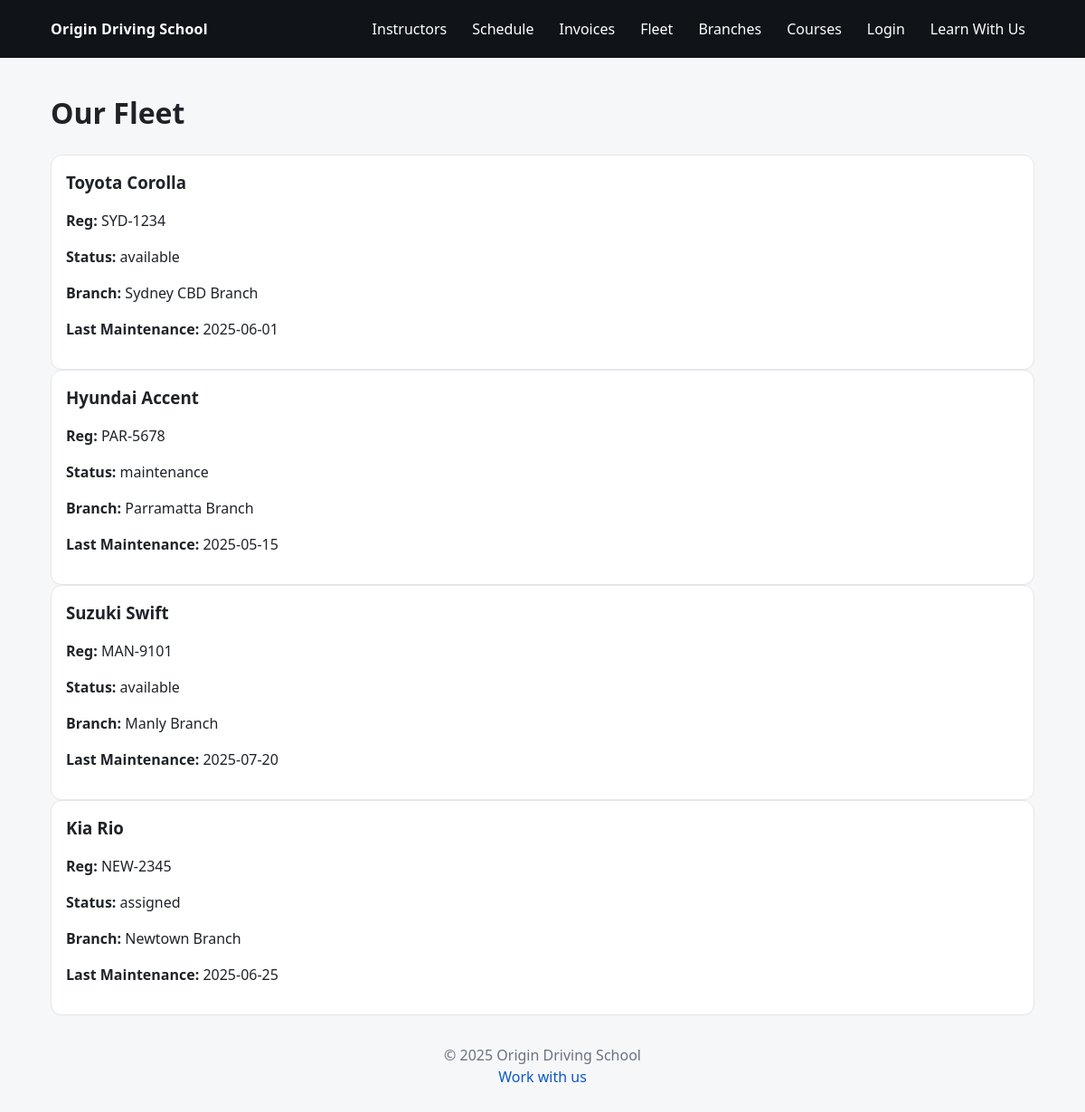
The page /index.php?url=fleet/index on the database as committed earlier.
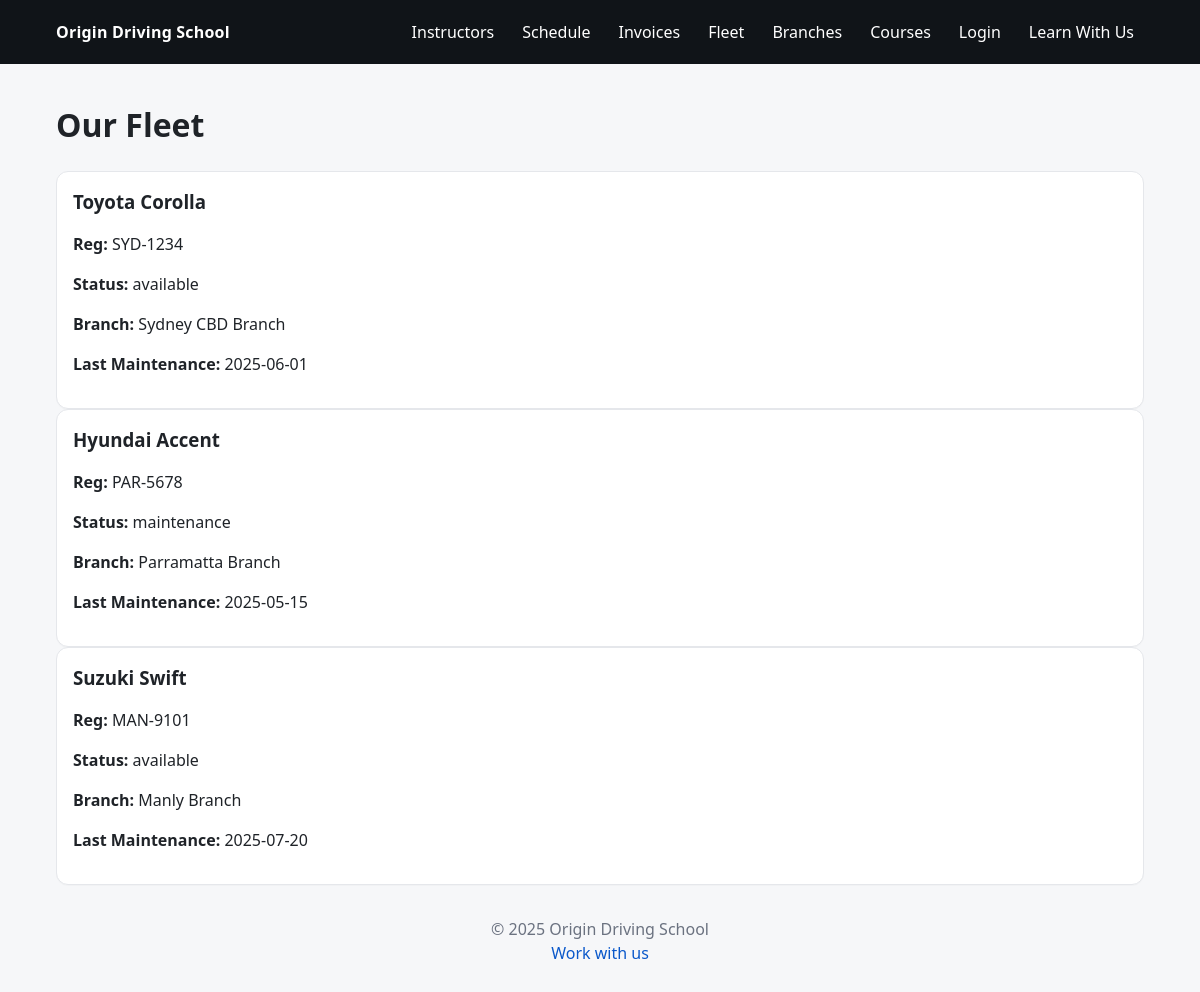
The same page on the database as committed later.
### tables this page shows
CREATE TABLE `vehicles` (
  `id` int(11) NOT NULL,
  `branch_id` int(11) DEFAULT NULL,
  `registration_number` varchar(20) DEFAULT NULL,
  `make` varchar(50) DEFAULT NULL,
  `model` varchar(50) DEFAULT NULL,
  `status` enum('available','assigned','maintenance') DEFAULT 'available',
  `last_maintenance` date DEFAULT NULL,
  `created_at` timestamp NOT NULL DEFAULT current_timestamp(),
  `updated_at` timestamp NOT NULL DEFAULT current_timestamp() ON UPDATE current_timestamp()
);

CREATE TABLE `branches` (
  `id` int(11) NOT NULL,
  `name` varchar(100) NOT NULL,
  `address` varchar(255) NOT NULL,
  `phone` varchar(20) DEFAULT NULL,
  `created_at` timestamp NOT NULL DEFAULT current_timestamp(),
  `updated_at` timestamp NOT NULL DEFAULT current_timestamp() ON UPDATE current_timestamp()
);

### core/Controller.php (called while the page is built, shortened)
<?php
class Controller {
  public function __construct() {
    global $pdo;
    $this->db = $pdo;
  }
  protected function view(string $view, array $data = []): void {
    extract($data, EXTR_SKIP);
    $path = "../views/$view.php";
    require "../views/layouts/header.php";
    require $path;
    require "../views/layouts/footer.php";
  }
}

### controllers/FleetController.php (called while the page is built, shortened)
<?php
class FleetController extends Controller {
    public function index() {
        $stmt = $this->db->query("
            SELECT v.*, b.name AS branch_name
            FROM vehicles v
            LEFT JOIN branches b ON v.branch_id = b.id
            ORDER BY v.created_at DESC
        ");
        $fleet = $stmt->fetchAll(PDO::FETCH_ASSOC);
        $this->view("fleet/index", compact('fleet'));
    }
}

### core/Router.php (called while the page is built, shortened)
<?php
class Router {
  public static function route(array $parts): void {
    $method     = $parts[1] ?? 'index';
    $params     = array_slice($parts, 2);
    $instance = new $controller();
    call_user_func_array([$instance, $method], $params);
  }
}

### core/App.php (called while the page is built, shortened)
<?php
class App {
  public function __construct() {
    $url = $this->parseUrl();
    Router::route($url);
  }
  private function parseUrl(): array {
    $u = rtrim($_GET['url'], '/');
    $u = filter_var($u, FILTER_SANITIZE_URL);
    return explode('/', $u);
  }
}

### public/index.php (called while the page is built, shortened)
<?php
require_once __DIR__ . '/../core/App.php';
require_once __DIR__ . '/../core/Router.php';
require_once __DIR__ . '/../core/Controller.php';
$app = new App();

### views/fleet/index.php (the view)
<h1>Our Fleet</h1>
<div class="grid">
  <?php foreach ($fleet as $car): ?>
    <div class="card">
      <h3><?= htmlspecialchars($car['make']) ?> <?= htmlspecialchars($car['model']) ?></h3>
      <p><strong>Reg:</strong> <?= htmlspecialchars($car['registration_number']) ?></p>
      <p><strong>Status:</strong> <?= htmlspecialchars($car['status']) ?></p>
      <p><strong>Branch:</strong> <?= htmlspecialchars($car['branch_name'] ?? 'N/A') ?></p>
      <p><strong>Last Maintenance:</strong> <?= htmlspecialchars($car['last_maintenance']) ?></p>
    </div>
  <?php endforeach; ?>
</div>

### views/layouts/header.php (shortened to what this page needs)
<!DOCTYPE html>
<html lang="en">
<head>
  <link rel="stylesheet" href="assets/css/main.css" />
</head>
<body>
<div class="topbar">
  <div class="inner">
    <div class="brand">
      <a href="index.php?url=home/index" style="color:#fff;text-decoration:none;">Origin Driving School</a>
    </div>
    <div class="nav">
      <a href="index.php?url=instructor/index">Instructors</a>
      <a href="index.php?url=schedule/index">Schedule</a>
      <a href="index.php?url=invoice/index">Invoices</a>
      <a href="index.php?url=fleet/index">Fleet</a>
      <a href="index.php?url=branch/index">Branches</a>
      <a href="index.php?url=course/index">Courses</a>
      <?php if (!empty($_SESSION['user_id'])): ?>
        <span style="opacity:.9;">Role: <?= htmlspecialchars($_SESSION['role'] ?? '') ?></span>
        <a href="index.php?url=auth/logout">Logout</a>
      <?php else: ?>
        <a href="index.php?url=auth/login">Login</a>
        <a href="index.php?url=auth/register">Learn With Us</a>
      <?php endif; ?>
    </div>
  </div>
</div>
<div class="container">

### views/layouts/footer.php
</div>
<div class="footer">
  &copy; <?=date('Y')?> Origin Driving School <br>
  <a href="index.php?url=job/apply">Work with us</a></p>
</div>
</body>
</html>

### public/assets/css/main.css (style rules this page uses)
* { box-sizing: border-box; }
html, body { margin:0; padding:0; }
html { font-size: 16px; }
body { font-family: system-ui, -apple-system, Segoe UI, Roboto, Arial, sans-serif; color:#1f2328; background:#f6f7f9; line-height:1.5; }
a { color:#0a58ca; text-decoration: none; }
.container { width:100%; max-width: 1120px; margin: 0 auto; padding: 16px; }
.topbar { background: #101418; color: #fff; position: sticky; top: 0; z-index: 100; }
.topbar .inner { max-width: 1120px; margin: 0 auto; padding: 12px 16px; display: flex; align-items: center; justify-content: space-between; gap: 12px; }
.brand a { color:#fff; font-weight: 700; letter-spacing: .2px; }
.nav { display:flex; flex-wrap:wrap; gap:8px; align-items: center; }
.nav a, .nav button.link { color:#fff; padding: 8px 10px; border-radius: 8px; display:inline-block; background: transparent; border:0; cursor:pointer; }
.card { background:#fff; border: 1px solid #e5e7eb; border-radius: 12px; padding: 16px; box-shadow: 0 1px 0 rgba(16,24,40,0.02); }
.card h3, .card h4, .card h5 { margin:0 0 6px 0; }
.footer { text-align:center; padding:16px; color:#6b7280; }

Rows that differ between the two databases and show on the page:
removed vehicles: make "Kia", model "Rio", registration_number "NEW-2345", status "assigned", branch.name "Newtown Branch", last_maintenance "2025-06-25"
